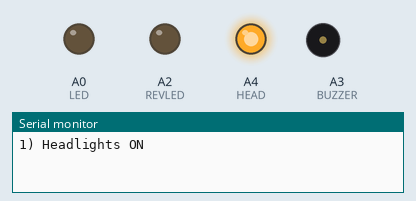
The sketch below on a simulated Arduino Uno, built with avr-gcc and run on an emulated ATmega328P. On the bench: output pins drawn as LEDs (lit = HIGH), buzzer (waves = sounding, pin HIGH), the last lines printed to the serial monitor.

Above: at 1.0 s.
At 4.2 s:
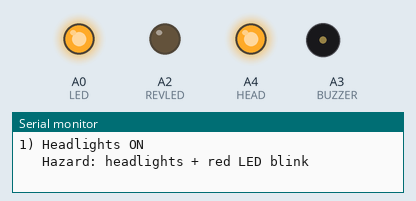
At 8.4 s:
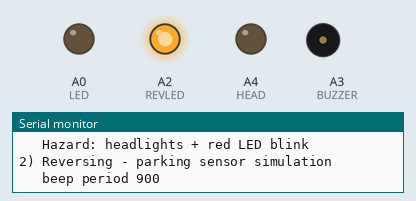
At 17.4 s:
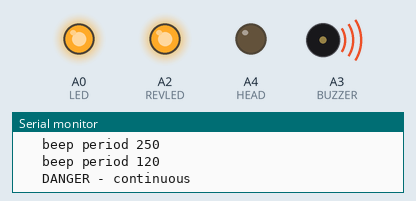
At 19.2 s:
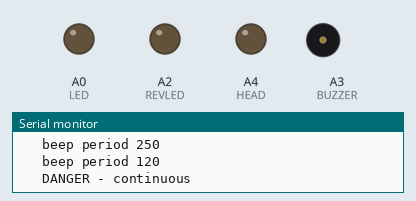
Timing chart, 0 to 26.3 s (numbered marks = the images above):
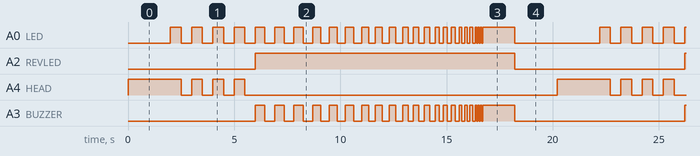

Measured:
- by itself, A0 (LED), A3 (BUZZER): moves between LOW and HIGH, repeating every 20.2 s
- by itself, A2 (REVLED): alternates HIGH for 12.2 s and LOW for 8.0 s
- by itself, A4 (HEAD): repeats every 20.2 s: 3 × (LOW 0.50 s, HIGH 0.50 s), LOW 14.7 s, HIGH 2.5 s

The sketch:

03_buzzer_led_test.ino
```cpp
/*
 * TEST 3 - LIGHTS + BUZZER (Arduino UNO)
 *
 * Wiring (same as the car):
 *   A0 -> 220 ohm -> RED rear LED     -> GND
 *   A2 -> 220 ohm -> WHITE reverse LED -> GND
 *   A3 -> ACTIVE buzzer (+)            , buzzer (-) -> GND
 *   A4 -> 220 ohm -> WHITE headlight 1 -> GND
 *   A4 -> 220 ohm -> WHITE headlight 2 -> GND   (each LED has its OWN resistor)
 *
 * What you should see / hear (Serial Monitor 115200 shows each step):
 *   1. Headlights ON for 2 s, then 4 hazard blinks (headlights + red LED together)
 *   2. Parking-sensor simulation: white reverse LED on, slow beeps -> faster ->
 *      continuous, with the red LED flashing in sync.
 *
 * Silent but the LEDs work? You probably have a PASSIVE buzzer: buy an ACTIVE 5 V one
 * (an active buzzer beeps when you connect it straight to 5 V).
 * Only one headlight lights? Check that LED's legs (long leg = + towards the resistor).
 */
const uint8_t BUZZER = A3, LED = A0, REVLED = A2, HEAD = A4;

void beep(bool on) {
  digitalWrite(BUZZER, on);
  digitalWrite(LED, on);
}

void setup() {
  Serial.begin(115200);
  pinMode(BUZZER, OUTPUT); pinMode(LED, OUTPUT); pinMode(REVLED, OUTPUT); pinMode(HEAD, OUTPUT);
}

void loop() {
  Serial.println("1) Headlights ON");
  digitalWrite(HEAD, HIGH); delay(2000);
  Serial.println("   Hazard: headlights + red LED blink");
  for (int i = 0; i < 4; i++) {
    digitalWrite(HEAD, HIGH); digitalWrite(LED, HIGH); delay(500);
    digitalWrite(HEAD, LOW);  digitalWrite(LED, LOW);  delay(500);
  }

  Serial.println("2) Reversing - parking sensor simulation");
  digitalWrite(REVLED, HIGH);
  for (int period = 900; period >= 120; period -= 130) {   // object getting closer
    Serial.print("   beep period "); Serial.println(period);
    for (int i = 0; i < 3; i++) { beep(true); delay(period / 2); beep(false); delay(period / 2); }
  }
  Serial.println("   DANGER - continuous");
  beep(true); delay(1500); beep(false);
  digitalWrite(REVLED, LOW);
  delay(2000);
}
```
